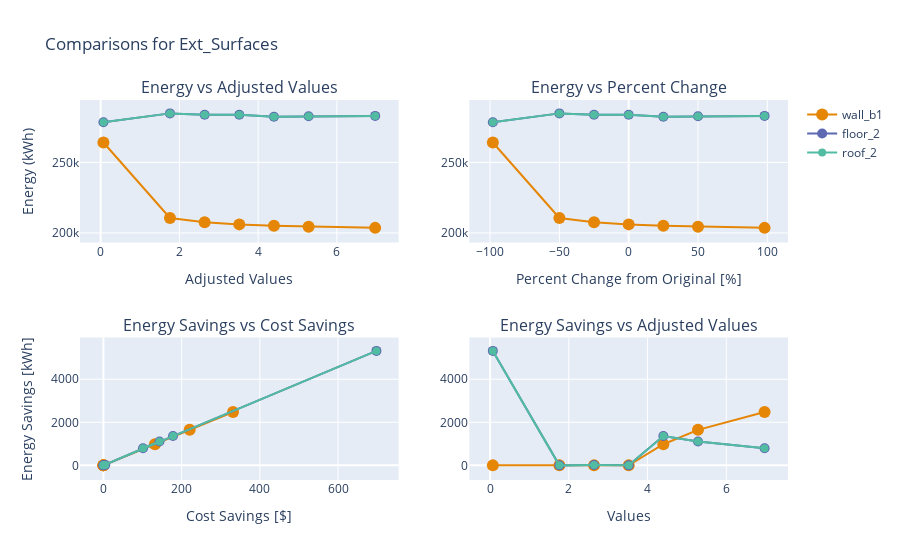

Notebook code cell kept with this figure:
### Code cell
four_compare(es_data[0], es_data[1], es_data[2])

### Figure 1 — Plotly figure (JSON) as saved in the notebook; plotly's stock layout.template omitted (floating-point values rounded to 4 significant figures)
{"data": [{"legendgroup": "Groups", "line": {"color": "rgb(229, 134, 6)"}, "marker": {"size": 12.0}, "mode": "lines+markers", "name": "wall_b1", "showlegend": true, "type": "scatter", "x": [0.07042, 1.761, 2.641, 3.521, 4.401, 5.282, 6.972], "xaxis": "x", "y": [264200.0, 210700.0, 207700.0, 206100.0, 205100.0, 204400.0, 203600.0], "yaxis": "y"}, {"legendgroup": "Groups", "line": {"color": "rgb(93, 105, 177)"}, "marker": {"size": 10.0}, "mode": "lines+markers", "name": "floor_2", "showlegend": true, "type": "scatter", "x": [0.07042, 1.761, 2.641, 3.521, 4.401, 5.282, 6.972], "xaxis": "x", "y": [278600.0, 284800.0, 283900.0, 283900.0, 282500.0, 282800.0, 283100.0], "yaxis": "y"}, {"legendgroup": "Groups", "line": {"color": "rgb(82, 188, 163)"}, "marker": {"size": 8.003}, "mode": "lines+markers", "name": "roof_2", "showlegend": true, "type": "scatter", "x": [0.07042, 1.761, 2.641, 3.521, 4.401, 5.282, 6.972], "xaxis": "x", "y": [278600.0, 284800.0, 283900.0, 283900.0, 282500.0, 282800.0, 283100.0], "yaxis": "y"}, {"legendgroup": "Groups", "line": {"color": "rgb(229, 134, 6)"}, "marker": {"size": 12.0}, "mode": "lines+markers", "name": "wall_b1", "showlegend": false, "type": "scatter", "x": [-98, -50, -25, 0, 25, 50, 98], "xaxis": "x2", "y": [264200.0, 210700.0, 207700.0, 206100.0, 205100.0, 204400.0, 203600.0], "yaxis": "y2"}, {"legendgroup": "Groups", "line": {"color": "rgb(93, 105, 177)"}, "marker": {"size": 10.0}, "mode": "lines+markers", "name": "floor_2", "showlegend": false, "type": "scatter", "x": [-98, -50, -25, 0, 25, 50, 98], "xaxis": "x2", "y": [278600.0, 284800.0, 283900.0, 283900.0, 282500.0, 282800.0, 283100.0], "yaxis": "y2"}, {"legendgroup": "Groups", "line": {"color": "rgb(82, 188, 163)"}, "marker": {"size": 8.003}, "mode": "lines+markers", "name": "roof_2", "showlegend": false, "type": "scatter", "x": [-98, -50, -25, 0, 25, 50, 98], "xaxis": "x2", "y": [278600.0, 284800.0, 283900.0, 283900.0, 282500.0, 282800.0, 283100.0], "yaxis": "y2"}, {"legendgroup": "Groups", "line": {"color": "rgb(229, 134, 6)"}, "marker": {"size": 12.0}, "mode": "lines+markers", "name": "wall_b1", "showlegend": false, "type": "scatter", "x": [0, 0, 0, 0, 131.6, 220.6, 331.5], "xaxis": "x3", "y": [0, 0, 0, 0, 981.5, 1651.0, 2480.0], "yaxis": "y3"}, {"legendgroup": "Groups", "line": {"color": "rgb(93, 105, 177)"}, "marker": {"size": 10.0}, "mode": "lines+markers", "name": "floor_2", "showlegend": false, "type": "scatter", "x": [698.1, 0, 4.59, 0, 177.9, 143.4, 101.2], "xaxis": "x3", "y": [5318.0, 0, 15.32, 0, 1361.0, 1109.0, 798.6], "yaxis": "y3"}, {"legendgroup": "Groups", "line": {"color": "rgb(82, 188, 163)"}, "marker": {"size": 8.003}, "mode": "lines+markers", "name": "roof_2", "showlegend": false, "type": "scatter", "x": [698.1, 0, 4.59, 0, 177.9, 143.4, 101.2], "xaxis": "x3", "y": [5318.0, 0, 15.32, 0, 1361.0, 1109.0, 798.6], "yaxis": "y3"}, {"legendgroup": "Groups", "line": {"color": "rgb(229, 134, 6)"}, "marker": {"size": 12.0}, "mode": "lines+markers", "name": "wall_b1", "showlegend": false, "type": "scatter", "x": [0.07042, 1.761, 2.641, 3.521, 4.401, 5.282, 6.972], "xaxis": "x4", "y": [0, 0, 0, 0, 981.5, 1651.0, 2480.0], "yaxis": "y4"}, {"legendgroup": "Groups", "line": {"color": "rgb(93, 105, 177)"}, "marker": {"size": 10.0}, "mode": "lines+markers", "name": "floor_2", "showlegend": false, "type": "scatter", "x": [0.07042, 1.761, 2.641, 3.521, 4.401, 5.282, 6.972], "xaxis": "x4", "y": [5318.0, 0, 15.32, 0, 1361.0, 1109.0, 798.6], "yaxis": "y4"}, {"legendgroup": "Groups", "line": {"color": "rgb(82, 188, 163)"}, "marker": {"size": 8.003}, "mode": "lines+markers", "name": "roof_2", "showlegend": false, "type": "scatter", "x": [0.07042, 1.761, 2.641, 3.521, 4.401, 5.282, 6.972], "xaxis": "x4", "y": [5318.0, 0, 15.32, 0, 1361.0, 1109.0, 798.6], "yaxis": "y4"}], "layout": {"annotations": [{"font": {"size": 16}, "showarrow": false, "text": "Energy vs Adjusted Values", "x": 0.225, "xanchor": "center", "xref": "paper", "y": 1, "yanchor": "bottom", "yref": "paper"}, {"font": {"size": 16}, "showarrow": false, "text": "Energy vs Percent Change", "x": 0.775, "xanchor": "center", "xref": "paper", "y": 1, "yanchor": "bottom", "yref": "paper"}, {"font": {"size": 16}, "showarrow": false, "text": "Energy Savings vs Cost Savings", "x": 0.225, "xanchor": "center", "xref": "paper", "y": 0.375, "yanchor": "bottom", "yref": "paper"}, {"font": {"size": 16}, "showarrow": false, "text": "Energy Savings vs Adjusted Values", "x": 0.775, "xanchor": "center", "xref": "paper", "y": 0.375, "yanchor": "bottom", "yref": "paper"}], "title": {"text": "Comparisons for Ext_Surfaces"}, "xaxis": {"anchor": "y", "domain": [0, 0.45], "title": {"text": "Adjusted Values"}}, "xaxis2": {"anchor": "y2", "domain": [0.55, 1], "title": {"text": "Percent Change from Original [%]"}}, "xaxis3": {"anchor": "y3", "domain": [0, 0.45], "title": {"text": "Cost Savings [$]"}}, "xaxis4": {"anchor": "y4", "domain": [0.55, 1], "title": {"text": "Values"}}, "yaxis": {"anchor": "x", "domain": [0.625, 1], "title": {"text": "Energy (kWh)"}}, "yaxis2": {"anchor": "x2", "domain": [0.625, 1]}, "yaxis3": {"anchor": "x3", "domain": [0, 0.375], "title": {"text": "Energy Savings [kWh]"}}, "yaxis4": {"anchor": "x4", "domain": [0, 0.375]}}}
